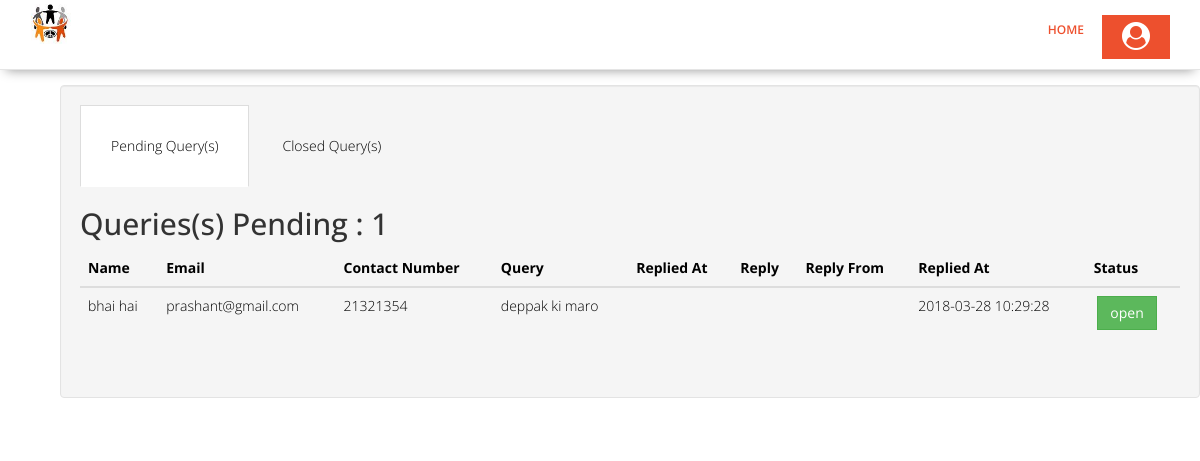
The app's page /uac_query.php with its own data.
### tables this page shows
CREATE TABLE `contact` (
  `name` varchar(100) NOT NULL,
  `email` varchar(100) NOT NULL,
  `contact_no` int(12) NOT NULL,
  `query` varchar(250) NOT NULL,
  `status` varchar(10) NOT NULL DEFAULT 'open',
  `reply` varchar(250) NOT NULL DEFAULT 'none',
  `reply_from` varchar(250) DEFAULT 'none',
  `created_at` datetime NOT NULL DEFAULT CURRENT_TIMESTAMP,
  `replied_at` datetime DEFAULT NULL,
  `id` int(4) NOT NULL
);

### uac_query.php (the view, shortened to what this page needs)
<?php
require_once('uac_header.php');
include_once('includes/db.inc.php');
?>
<div class="container" style="color:black;">
	<div class="row">
        <div class="span12">
    		<div class="" id="loginModal">
              <div class="modale-body">
                <div class="well">
                  <ul class="nav nav-tabs">
                    <li class="active"><a href="#login" data-toggle="tab" style="color:black;">Pending Query(s)</a></li>
                    <li><a href="#create" data-toggle="tab" style="color:black;">Closed Query(s)</a></li>
                  </ul>
                  <div id="myTabContent" class="tab-content">
                    <div class="tab-pane active in" id="login">
                        <fieldset>
                          <div class="control-group">
														<?php
														$j="open";
														$sql="select * from contact where status ='$j' ORDER BY created_at DESC;";
														$result=mysqli_query($conn, $sql);
														$resultCheck=mysqli_num_rows($result);
														if($resultCheck<1){
														  echo '<h3>Sorry...There Are No Queries For You...!<h3>';
														}else{
														  echo '   <h2 style="text-center">Queries(s) Pending : '.$resultCheck.'</h2>   <table class="table table-hover">
														    <thead>
														      <tr>
														        <th>Name</th>
														        <th>Email</th>
														        <th>Contact Number</th>
														        <th>Query</th>
														        <th>Replied At</th>
														        <th>Reply</th>
														        <th>Reply From</th>
																		<th>Replied At</th>
																		<th>Status</th>
														      </tr>
														    </thead>
														    <tbody>';
														foreach($result as $results){
														    echo '<tr><td>'.$results['name'].'</td><td>'.$results['email'].'</td><td>'.$results['contact_no'].'</td><td>'.$results['query'].'</td><td>'.$results['replied_at'].'</td><td>'.$results['reply'].'</td><td>'.$results['reply_from'].'</td><td>'.$results['created_at'].'</td>';
														      echo '<td><form action="uac_queryreply.php" method="POST">&nbsp;<input type="hidden" name="id" value="'.$results['id'].'"><button type="submit" class="btn btn-success">'.$results['status'].'</button></form></td></tr>';
														}
														}
														?>
														    </tbody>
														  </table>
                        </fieldset>
                    </div>
                </div>
              </div>
            </div>
        </div>
	</div>
</div>
</div>

### CSS/overwrite.css (style rules this page uses)
.btn { text-shadow: none; background-image:none; border-color: none; border-bottom-color: none; -webkit-box-shadow: none; -moz-box-shadow: none; box-shadow: none; }
.btn { outline:0; -webkit-border-radius: 0; -moz-border-radius: 0; border-radius: 0; }

### records on screen
contact: name "bhai hai", email "prashant@gmail.com", contact_no "21321354", query "deppak ki maro", created_at "2018-03-28 10:29:28", status "open"

### other values on screen
$resultCheck "1"
